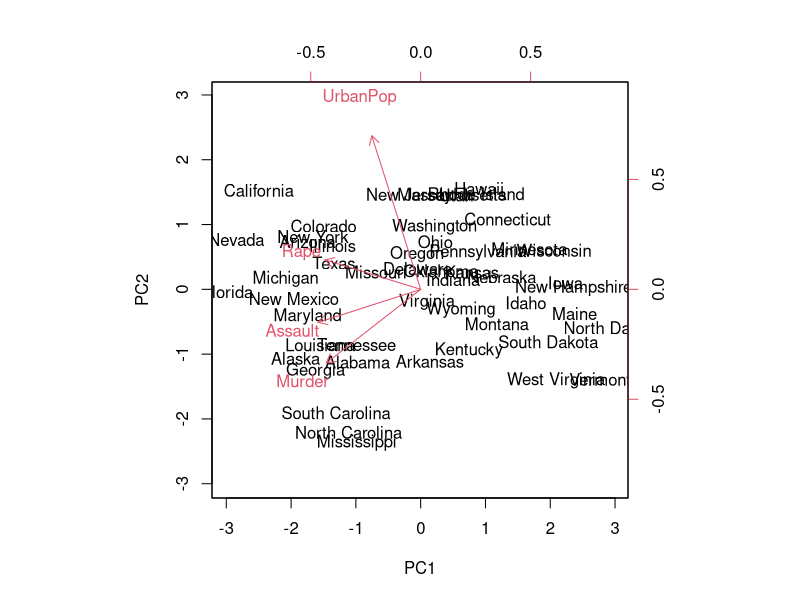
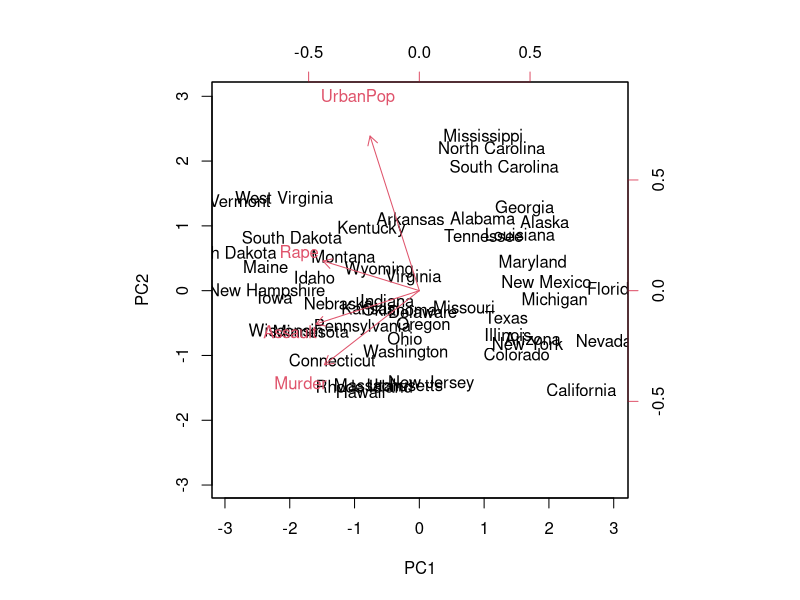
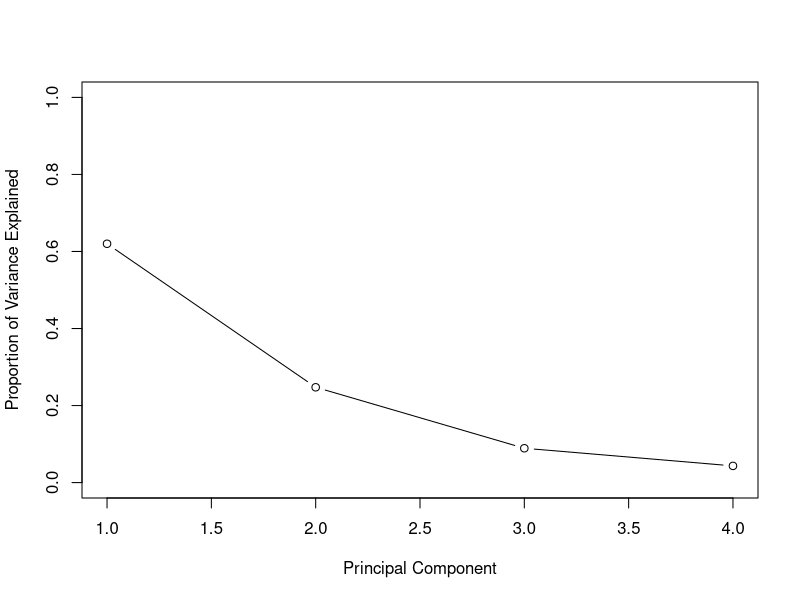
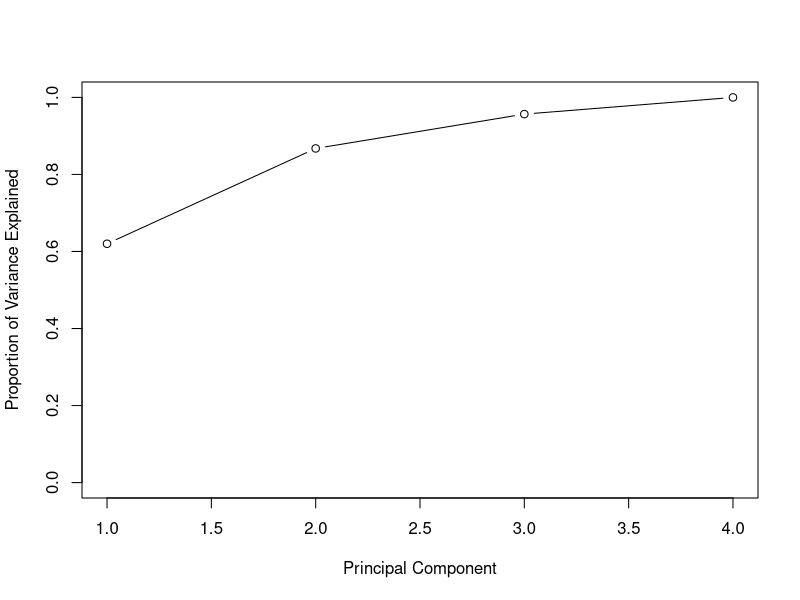

The R script that drew these images, in order:
###############################################################################
# 10. Lab 1: Principal Components Analysis
###############################################################################

states = row.names(USArrests)
names(USArrests)

# Variables have vastly different means
apply(USArrests, 2, mean)
apply(USArrests, 2, var)

# Need to scale variables before peforming PCA, because Assualt has largest mean and variance
# pr comp centers variables to have 0 mean. Scale ensures standard deviation = 1
pr.out = prcomp(USArrests, scale = TRUE)

# Inspect outputs. Center and scale correspond to mean and sd, prior to scaling
names(pr.out)
pr.out$center
pr.out$scale

# Rotation matrix includes principal component loadings. Each colum corresponds to vector
# Four distinct principal components. In general, there are min(n-1, p) components in an n X p dataset
pr.out$rotation

# Columns have principal component score vectors
dim(pr.out$x)

# Plot the first two principal components
biplot(pr.out, scale=0)

# Reproduce figure 10.1
pr.out$rotaion = -pr.out$rotation
pr.out$x = -pr.out$x
biplot(pr.out, scale=0)

# Access standard deviation of each compnent and calculate variance
pr.out$sdev
pr.var = pr.out$sdev ^ 2
pr.var

# Compute proportion of variance explained by each component
pve = pr.var / sum(pr.var)

# Plot PVE explained by each component as well as cumulative PVE
plot(pve, xlab = "Principal Component", ylab = "Proportion of Variance Explained", ylim = c(0,1), type = 'b')
plot(cumsum(pve), xlab = "Principal Component", ylab = "Proportion of Variance Explained", ylim = c(0,1), type = 'b')